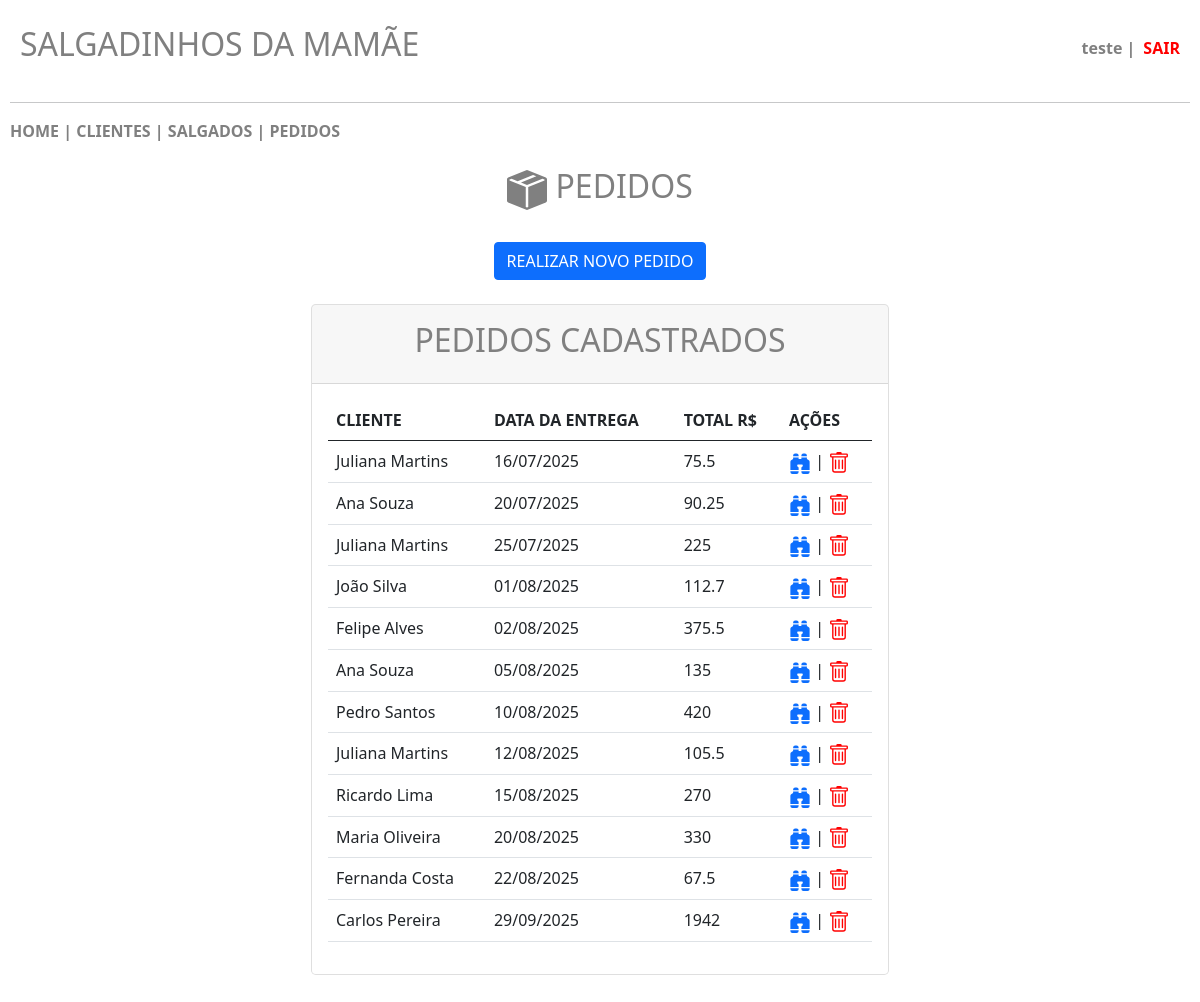
Page /pedidos.php (signed in) on the committed database.
### tables this page shows
CREATE TABLE `pedidos` (
  `id` int(11) NOT NULL,
  `id_cliente` int(11) NOT NULL,
  `data_pedido` date NOT NULL,
  `data_entrega` date NOT NULL,
  `total` float NOT NULL
);

CREATE TABLE `clientes` (
  `id` int(11) NOT NULL,
  `nome` varchar(200) NOT NULL,
  `celular` varchar(15) NOT NULL,
  `endereco` varchar(200) NOT NULL,
  `numero` int(20) NOT NULL,
  `complemento` varchar(150) NOT NULL,
  `cidade` varchar(120) NOT NULL,
  `cpf` varchar(20) NOT NULL
);

### pedidos.php (the view, shortened to what this page needs)
<?php
    include 'conecta.php';
?>
<!DOCTYPE html>
<html lang="pt-br">
    <head>
        <link href="https://cdn.jsdelivr.net/npm/bootstrap@5.0.2/dist/css/bootstrap.min.css" rel="stylesheet">
    </head>
    <body>
        <header class="main-header">
            <h2>SALGADINHOS DA MAMÃE</h2>
            <div class="user-info">
                <?php
                    if (!empty($_SESSION["user"])) {
                        $usuario = $_SESSION["user"];
                        echo "<span class='username'>".htmlspecialchars($usuario)." | </span><a class='logout-link' href='sair.php'>SAIR</a>";
                    }
                ?>
            </div>
        </header>
        <hr>
        <nav>
            <?php
                include 'menu.php';
            ?>
        </nav>
        <br>
        <center><h2>&nbsp;PEDIDOS</h2></center>
        <br>
        <center><a href="pedidos_fazer.php" class="btn btn-primary" tabindex="-1" role="button" aria-disabled="true">REALIZAR NOVO PEDIDO</a></center>
        <br>
        <div class="row justify-content-center row-cols-1 row-cols-md-2 mb-3 text-center">
            <div class="col">
                <div class="card mb-4 rounded-3 shadow-sw">
                    <div class="card-header py-3">
                        <h2>PEDIDOS CADASTRADOS</h2>
                    </div>
                    <div class="card-body text-start">
                        <table class="table table-hover">
                            <thead>
                                <tr>
                                    <th scope="col">CLIENTE</th>
                                    <th scope="col">DATA DA ENTREGA</th>
                                    <th scope="col">TOTAL R$</th>
                                    <th scope="col">AÇÕES</th>
                                </tr>
                            </thead>
                            <tbody>
                                <tr>
                                    <?php
                                        $pesquisa = mysqli_query($conn, "SELECT pedidos.*,clientes.id AS idcliente,clientes.nome,DATE_FORMAT(pedidos.data_pedido, '%d/%m/%Y') AS data_formatada FROM pedidos INNER JOIN clientes ON pedidos.id_cliente = clientes.id;");
                                        $row = mysqli_num_rows($pesquisa);
                                        if ($row > 0) {
                                            while ($registro = $pesquisa -> fetch_array()) {
                                                $id = $registro['id'];
                                                $nome = $registro['nome'];
                                                $data_entrega = $registro['data_formatada'];
                                                $total = $registro['total'];
                                                echo '<td>'.$nome.'</td>';
                                                echo '<td>'.$data_entrega.'</td>';
                                                echo '<td>'.$total.'</td>';
                                                echo '<td><a href="pedidos_visualizar.php?id='.$id.'"><svg xmlns="http://www.w3.org/2000/svg" width="22" height="22" fill="currentColor" class="bi bi-binoculars-fill" viewBox="0 0 16 16">
                                                <path d="M4.5 1A1.5 1.5 0 0 0 3 2.5V3h4v-.5A1.5 1.5 0 0 0 5.5 1zM7 4v1h2V4h4v.882a.5.5 0 0 0 .276.447l.895.447A1.5 1.5 0 0 1 15 7.118V13H9v-1.5a.5.5 0 0 1 .146-.354l.854-.853V9.5a.5.5 0 0 0-.5-.5h-3a.5.5 0 0 0-.5.5v.793l.854.853A.5.5 0 0 1 7 11.5V13H1V7.118a1.5 1.5 0 0 1 .83-1.342l.894-.447A.5.5 0 0 0 3 4.882V4zM1 14v.5A1.5 1.5 0 0 0 2.5 16h3A1.5 1.5 0 0 0 7 14.5V14zm8 0v.5a1.5 1.5 0 0 0 1.5 1.5h3a1.5 1.5 0 0 0 1.5-1.5V14zm4-11H9v-.5A1.5 1.5 0 0 1 10.5 1h1A1.5 1.5 0 0 1 13 2.5z"/>
                                                </svg></a> | <a href="pedidos_excluir.php?id='.$id.'"><svg xmlns="http://www.w3.org/2000/svg" width="22" height="22" fill="red" class="bi bi-trash" viewBox="0 0 16 16">
                                                <path d="M5.5 5.5A.5.5 0 0 1 6 6v6a.5.5 0 0 1-1 0V6a.5.5 0 0 1 .5-.5m2.5 0a.5.5 0 0 1 .5.5v6a.5.5 0 0 1-1 0V6a.5.5 0 0 1 .5-.5m3 .5a.5.5 0 0 0-1 0v6a.5.5 0 0 0 1 0z"/>
                                                <path d="M14.5 3a1 1 0 0 1-1 1H13v9a2 2 0 0 1-2 2H5a2 2 0 0 1-2-2V4h-.5a1 1 0 0 1-1-1V2a1 1 0 0 1 1-1H6a1 1 0 0 1 1-1h2a1 1 0 0 1 1 1h3.5a1 1 0 0 1 1 1zM4.118 4 4 4.059V13a1 1 0 0 0 1 1h6a1 1 0 0 0 1-1V4.059L11.882 4zM2.5 3h11V2h-11z"/>
                                                </svg></a></td>';
                                                echo '</tr>';
                                            }
                                        } else {
                                            echo "NÃO HÁ SALGADOS CADASTRADOS!";
                                        }
                                    ?>
                            </tbody>
                        </table>
                    </div>
                </div>
            </div>
        </div>
    </body>
</html>

### pedidos.php (style rules this page uses)
body { padding: 5px; margin: 5px; }
h2 { color: gray; }
.main-header { display: flex; justify-content: space-between; align-items: center; padding: 15px 10px; }
.user-info { display: flex; align-items: center; gap: 8px; color: gray; }
.username { font-weight: bold; }
.logout-link { color: red; font-weight: bold; text-decoration: none; }

### rows in the picture
pedidos: id_cliente.nome "Juliana Martins", data_entrega "16/07/2025", total "75.5"
pedidos: id_cliente.nome "Ana Souza", data_entrega "20/07/2025", total "90.25"
pedidos: id_cliente.nome "Juliana Martins", data_entrega "25/07/2025", total "225"
pedidos: id_cliente.nome "João Silva", data_entrega "01/08/2025", total "112.7"
pedidos: id_cliente.nome "Felipe Alves", data_entrega "02/08/2025", total "375.5"
pedidos: id_cliente.nome "Ana Souza", data_entrega "05/08/2025", total "135"
pedidos: id_cliente.nome "Pedro Santos", data_entrega "10/08/2025", total "420"
pedidos: id_cliente.nome "Juliana Martins", data_entrega "12/08/2025", total "105.5"
pedidos: id_cliente.nome "Ricardo Lima", data_entrega "15/08/2025", total "270"
pedidos: id_cliente.nome "Maria Oliveira", data_entrega "20/08/2025", total "330"
pedidos: id_cliente.nome "Fernanda Costa", data_entrega "22/08/2025", total "67.5"
pedidos: id_cliente.nome "Carlos Pereira", data_entrega "29/09/2025", total "1942"

### other values in the picture
$usuario "teste"
